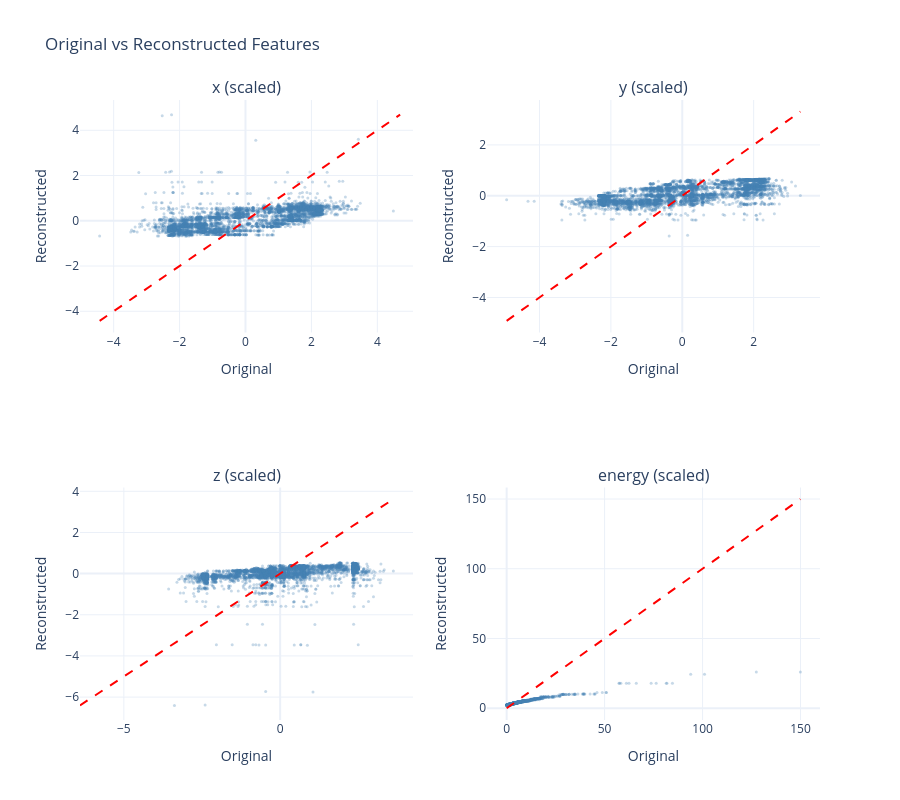

Source (notebook cell):
### Code cell
def plot_original_vs_reconstructed(results, n_samples=5000):
    """
    create scatter plots comparing original vs reconstructed values.
    shows diagonal reference line for perfect reconstruction.
    """
    ### collect flattened valid hits
    x_orig_all, x_reco_all = [], []
    
    for i in range(len(results["x_original"])):
        mask = results["masks"][i].flatten() == 1
        x_orig_all.append(results["x_original"][i].reshape(-1, 4)[mask])
        x_reco_all.append(results["x_reco"][i].reshape(-1, 4)[mask])
    
    x_orig = np.vstack(x_orig_all)
    x_reco = np.vstack(x_reco_all)
    
    ### subsample for visualization
    if len(x_orig) > n_samples:
        idx = np.random.choice(len(x_orig), n_samples, replace=False)
        x_orig = x_orig[idx]
        x_reco = x_reco[idx]
    
    fig = make_subplots(rows=2, cols=2, subplot_titles=FEATURE_NAMES)
    
    for i in range(4):
        row, col = (i // 2) + 1, (i % 2) + 1
        
        ### scatter plot
        fig.add_trace(
            go.Scatter(
                x=x_orig[:, i], y=x_reco[:, i],
                mode='markers',
                marker=dict(size=3, opacity=0.3, color='steelblue'),
                name=FEATURE_NAMES[i],
                showlegend=False
            ),
            row=row, col=col
        )
        
        ### add diagonal reference line
        min_val = min(x_orig[:, i].min(), x_reco[:, i].min())
        max_val = max(x_orig[:, i].max(), x_reco[:, i].max())
        fig.add_trace(
            go.Scatter(
                x=[min_val, max_val], y=[min_val, max_val],
                mode='lines',
                line=dict(color='red', dash='dash'),
                showlegend=False
            ),
            row=row, col=col
        )
        
        fig.update_xaxes(title_text="Original", row=row, col=col)
        fig.update_yaxes(title_text="Reconstructed", row=row, col=col)
    
    fig.update_layout(
        title="Original vs Reconstructed Features",
        height=800, width=900,
        template="plotly_white"
    )
    
    fig.show()
    fig.write_html(OUTPUT_DIR / "original_vs_reconstructed.html")

plot_original_vs_reconstructed(results)

### Figure 1 — Plotly figure (JSON) as saved in the notebook; plotly's stock layout.template omitted (floating-point values rounded to 4 significant figures; data arrays with more than 128 entries replaced by an {"elided": "..."} marker saying what was removed)
{"data": [{"marker": {"color": "steelblue", "opacity": 0.3, "size": 3}, "mode": "markers", "name": "x (scaled)", "showlegend": false, "type": "scatter", "x": {"elided": "5000 float values"}, "xaxis": "x", "y": {"elided": "5000 float values"}, "yaxis": "y"}, {"line": {"color": "red", "dash": "dash"}, "mode": "lines", "showlegend": false, "type": "scatter", "x": [-4.425, 4.692], "xaxis": "x", "y": [-4.425, 4.692], "yaxis": "y"}, {"marker": {"color": "steelblue", "opacity": 0.3, "size": 3}, "mode": "markers", "name": "y (scaled)", "showlegend": false, "type": "scatter", "x": {"elided": "5000 float values"}, "xaxis": "x2", "y": {"elided": "5000 float values"}, "yaxis": "y2"}, {"line": {"color": "red", "dash": "dash"}, "mode": "lines", "showlegend": false, "type": "scatter", "x": [-4.92, 3.308], "xaxis": "x2", "y": [-4.92, 3.308], "yaxis": "y2"}, {"marker": {"color": "steelblue", "opacity": 0.3, "size": 3}, "mode": "markers", "name": "z (scaled)", "showlegend": false, "type": "scatter", "x": {"elided": "5000 float values"}, "xaxis": "x3", "y": {"elided": "5000 float values"}, "yaxis": "y3"}, {"line": {"color": "red", "dash": "dash"}, "mode": "lines", "showlegend": false, "type": "scatter", "x": [-6.403, 3.62], "xaxis": "x3", "y": [-6.403, 3.62], "yaxis": "y3"}, {"marker": {"color": "steelblue", "opacity": 0.3, "size": 3}, "mode": "markers", "name": "energy (scaled)", "showlegend": false, "type": "scatter", "x": {"elided": "5000 float values"}, "xaxis": "x4", "y": {"elided": "5000 float values"}, "yaxis": "y4"}, {"line": {"color": "red", "dash": "dash"}, "mode": "lines", "showlegend": false, "type": "scatter", "x": [0.003554, 149.9], "xaxis": "x4", "y": [0.003554, 149.9], "yaxis": "y4"}], "layout": {"annotations": [{"font": {"size": 16}, "showarrow": false, "text": "x (scaled)", "x": 0.225, "xanchor": "center", "xref": "paper", "y": 1, "yanchor": "bottom", "yref": "paper"}, {"font": {"size": 16}, "showarrow": false, "text": "y (scaled)", "x": 0.775, "xanchor": "center", "xref": "paper", "y": 1, "yanchor": "bottom", "yref": "paper"}, {"font": {"size": 16}, "showarrow": false, "text": "z (scaled)", "x": 0.225, "xanchor": "center", "xref": "paper", "y": 0.375, "yanchor": "bottom", "yref": "paper"}, {"font": {"size": 16}, "showarrow": false, "text": "energy (scaled)", "x": 0.775, "xanchor": "center", "xref": "paper", "y": 0.375, "yanchor": "bottom", "yref": "paper"}], "height": 800, "title": {"text": "Original vs Reconstructed Features"}, "width": 900, "xaxis": {"anchor": "y", "domain": [0, 0.45], "title": {"text": "Original"}}, "xaxis2": {"anchor": "y2", "domain": [0.55, 1], "title": {"text": "Original"}}, "xaxis3": {"anchor": "y3", "domain": [0, 0.45], "title": {"text": "Original"}}, "xaxis4": {"anchor": "y4", "domain": [0.55, 1], "title": {"text": "Original"}}, "yaxis": {"anchor": "x", "domain": [0.625, 1], "title": {"text": "Reconstructed"}}, "yaxis2": {"anchor": "x2", "domain": [0.625, 1], "title": {"text": "Reconstructed"}}, "yaxis3": {"anchor": "x3", "domain": [0, 0.375], "title": {"text": "Reconstructed"}}, "yaxis4": {"anchor": "x4", "domain": [0, 0.375], "title": {"text": "Reconstructed"}}}}
